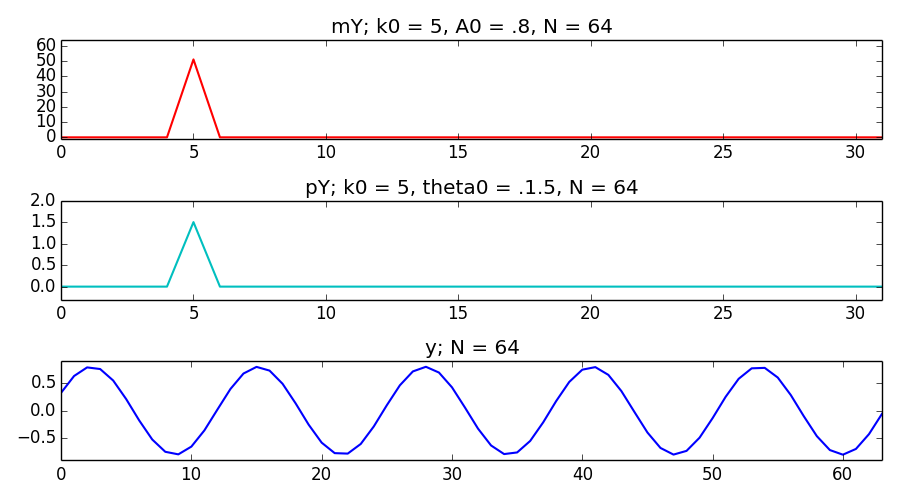

The script that saved this image:
import matplotlib.pyplot as plt
import numpy as np
from scipy.fftpack import ifft

Ns = 64
hNs = Ns/2

mY = np.zeros(hNs)
pY = np.zeros(hNs)
Y = np.zeros(Ns)
yw = np.zeros(Ns)
Y = np.zeros(Ns, dtype=complex)

k0 = 5
ph0 = 1.5
A0 = .8
mY[k0] = A0 * Ns
pY[k0] = ph0
Y[:hNs] = .5*mY*np.exp(1j*pY)
Y[hNs+1:] = Y[hNs-1:0:-1].conjugate()   

plt.figure(1, figsize=(9, 5))
plt.subplot(3,1,1)
plt.plot(np.arange(hNs), mY, color='r', lw=1.5)
plt.axis([0,hNs-1,-1,Ns])
plt.title('mY; k0 = 5, A0 = .8, N = 64')

plt.subplot(3,1,2)
plt.plot(np.arange(hNs), pY, color='c', lw=1.5)
plt.axis([0,hNs-1,-.3, 2])
plt.title('pY; k0 = 5, theta0 = .1.5, N = 64')

y = np.real(ifft(Y))     
yw[:hNs-1] = y[hNs+1:] 
yw[hNs-1:] = y[:hNs+1] 

plt.subplot(3,1,3)
plt.plot(np.arange(Ns), yw, 'b', lw=1.5)
plt.axis([0, Ns-1,-.9,.9])
plt.title('y; N = 64')

plt.tight_layout()
plt.savefig('sine-synthesis-periodic.png')
plt.show()
